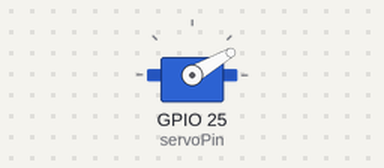
A sketch run on a simulated ESP32. On the bench: servo.

Above: at 3.6 s.
At 5.1 s:
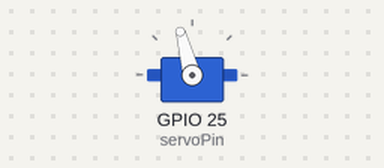
At 6.9 s:
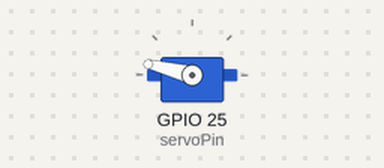
At 10.3 s:
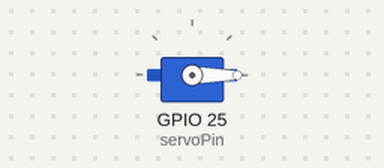
Timing chart, 0 to 11.8 s (numbered marks = the images above):
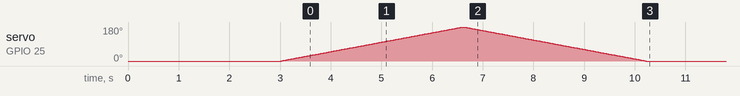

The sketch:

test_motors.ino
```cpp
#include <Arduino.h>
#include <ESP32Servo.h>

constexpr int servoPin = 25;  // Use 14 to test the upper servo instead.
Servo motor;

void setup() {
  // Runs once at power-up or reset. Remove the horn before testing.
  delay(3000);
  motor.setPeriodHertz(50);
  motor.attach(servoPin, 1000, 2000);
  motor.setTimerWidth(16);
  for (int angle = 0; angle <= 180; ++angle) {
    motor.write(angle);
    delay(20);
  }
  for (int angle = 180; angle >= 0; --angle) {
    motor.write(angle);
    delay(20);
  }
  motor.detach();
}

void loop() {}
```
